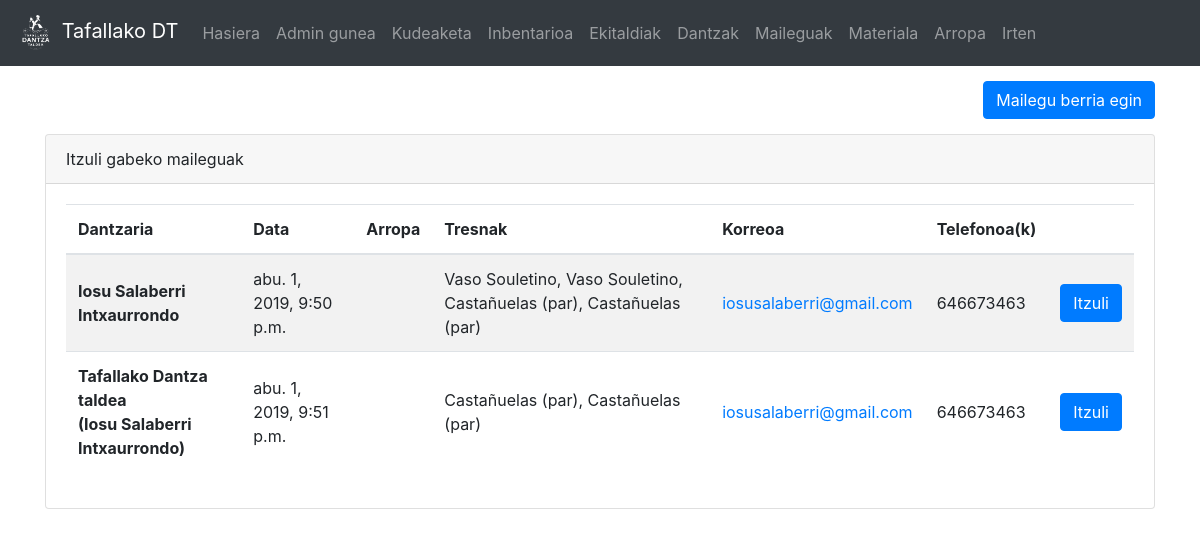
Page /maileguak (signed in) on the earlier database version.
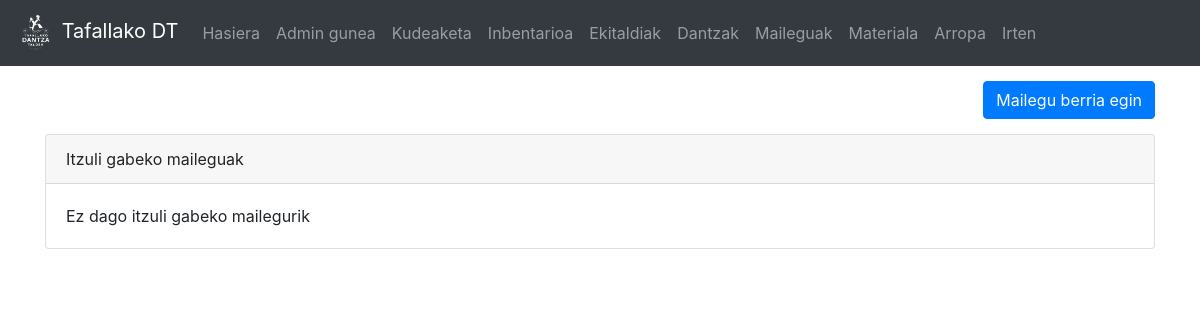
Same page on the later database version.
### dantza/models.py (models this page shows, shortened)
class Mailegua(models.Model):
	dantzari = models.ForeignKey(Dantzaria, on_delete=models.CASCADE)
	materiala = models.ManyToManyField(Tresna, blank=True)
	arropa = models.ManyToManyField(Arropa, blank=True)
	mailegatze_data = models.DateTimeField('mailegatze data')
	itzulita = models.BooleanField(default=False)
	dantza_taldea = models.CharField(max_length=200, blank=True)

class Dantzaria(models.Model):
	user = models.OneToOneField(User, on_delete=models.CASCADE)
	izena = models.CharField(max_length=50)
	abizenak = models.CharField(max_length=200)
	jaiotze_data = models.DateTimeField('jaiotze data')
	email = models.CharField(max_length=100)
	def __str__(self):
		return self.izena + ' ' + self.abizenak
	def telefonoak(self):
		t_list = Telefono.objects.filter(dantzari=self)
		return ', '.join(str(e.zenbakia) for e in t_list)

class Tresna(models.Model):
	material_mota = models.ForeignKey(Materiala, on_delete=models.CASCADE)
	mailegatua = models.BooleanField(default=False)
	def __str__(self):
		return self.material_mota.mota

class Materiala(models.Model):
	mota = models.CharField(max_length=50)

class Telefono(models.Model):
	zenbakia = models.IntegerField()
	dantzari = models.ForeignKey(Dantzaria, on_delete=models.CASCADE)

### dantza/views.py (the view, shortened to what this page needs)
# urls.py: path('maileguak', views.maileguak, name = 'maileguak'),
@login_required(login_url='/login')
def maileguak(request):
	if not request.user.groups.filter(name='arropa_arduradunak').exists() and not request.user.is_superuser and not request.user.groups.filter(name='material_arduradunak').exists():
		return HttpResponseRedirect('/')
	maileguak = Mailegua.objects.filter(itzulita=False)
	if 'return_success' in request.GET:
		return render(request,'dantza/maileguak.html',{'mail_list':maileguak,'success': 'Mailegua itzuli da.'})
	return render(request,'dantza/maileguak.html',{'mail_list':maileguak})

### dantza/templatetags/auth_extras.py (called while the page is built)
@register.filter(name='has_group')
def has_group(user, group_name):
    return user.groups.filter(name=group_name).exists()

### templates/dantza/maileguak.html (shortened to what this page needs)
{% extends "dantza/base.html" %}
{% block edukia %}
<div class="container">
<div class="clearfix">
	<a href="/maileguak/berria" target="_blank" style="margin-top: 15px;" class="float-right btn btn-primary">
	  	Mailegu berria egin
	</a>
</div>
<div class="card" style="margin-top: 15px; margin-bottom:15px;">
		<div class="card-header">Itzuli gabeko maileguak</div>
		<div class="card-body">
			{% if mail_list %}
				<div class="table-responsive">
					<table class="table table-hover table-striped">
					  <thead>
							<tr>
							  	<th scope="col">Dantzaria</th>
							  	<th scope="col">Data</th>
							  	<th scope="col">Arropa</th>
							  	<th scope="col">Tresnak</th>
								<th scope="col">Korreoa</th>
								<th scope="col">Telefonoa(k)</th>
								<th scope="col"></th>
							</tr>
					  	</thead>
					  	<tbody>
							{% for m in mail_list %}
							  	<tr>
								  	<th scope="row" style="vertical-align:middle;">{% if m.dantza_taldea %}{{ m.dantza_taldea }}<br/>({{ m.dantzari }}){% else %}{{ m.dantzari }}{% endif %}</th>
								  	<td style="vertical-align:middle;">{{ m.mailegatze_data }}</td>
								  	<td style="vertical-align:middle;">{{ m.arropa.all|join:", " }}</td>
								  	<td style="vertical-align:middle;">{{ m.materiala.all|join:", " }}</td>
								  	<td style="vertical-align:middle;"><a href="mailto:{{ d.email }}">{{ m.dantzari.email }}</a></td>
								 	<td style="vertical-align:middle;">{{ m.dantzari.telefonoak }}</td>
								  	<td  style="vertical-align:middle;">
									<a href="?return&id={{ m.pk }}" class="btn btn-primary">Itzuli</a>
							  	</tr>
							{% endfor %}
						</tbody>
					</table>
				</div>
			{% else %}
				Ez dago itzuli gabeko mailegurik<br/>
			{% endif %}
		</div>
</div>
{% endblock edukia %}

Differences in the rows shown:
no longer on this page (row edited): Mailegua: dantzari "Iosu Salaberri Intxaurrondo", mailegatze_data "abu. 1, 2019, 9:50 p.m.", materiala.all "Vaso Souletino, Vaso Souletino, Castañuelas (par), Castañuelas (par)", dantzari.email "iosusalaberri@gmail.com", dantzari.telefonoak "646673463"
no longer on this page (row edited): Mailegua: dantza_taldea "Tafallako Dantza taldea", dantzari "Iosu Salaberri Intxaurrondo", mailegatze_data "abu. 1, 2019, 9:51 p.m.", materiala.all "Castañuelas (par), Castañuelas (par)", dantzari.email "iosusalaberri@gmail.com", dantzari.telefonoak "646673463"
Other differences:
text no longer shown: "Dantzaria Data Arropa Tresnak Korreoa Telefonoa(k)"
text now shown: "Ez dago itzuli gabeko mailegurik"
